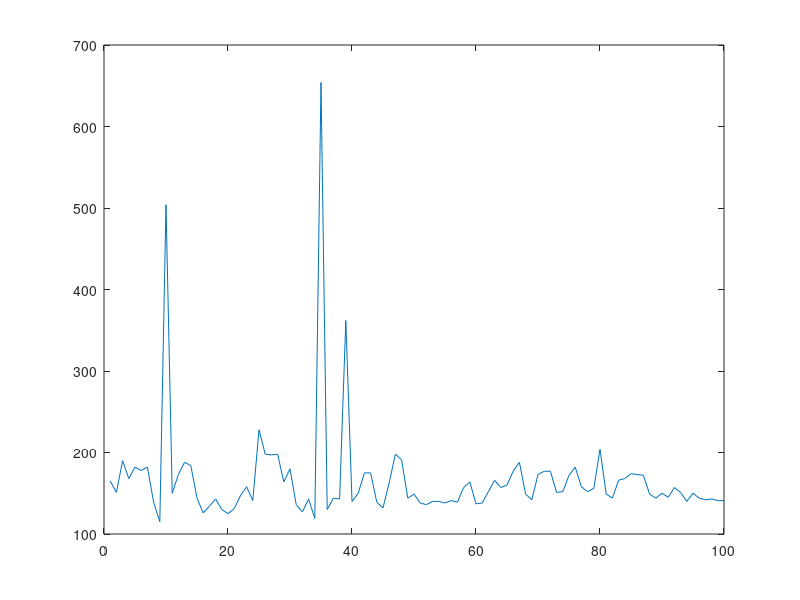
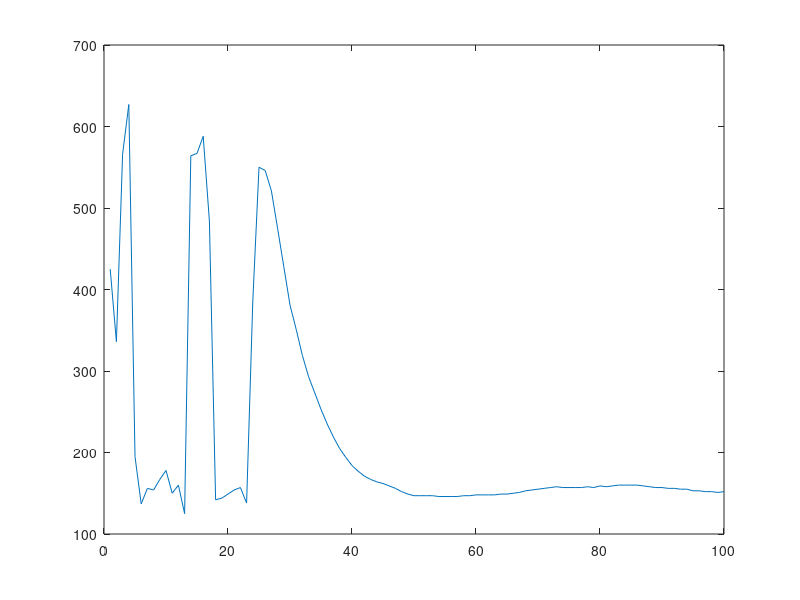
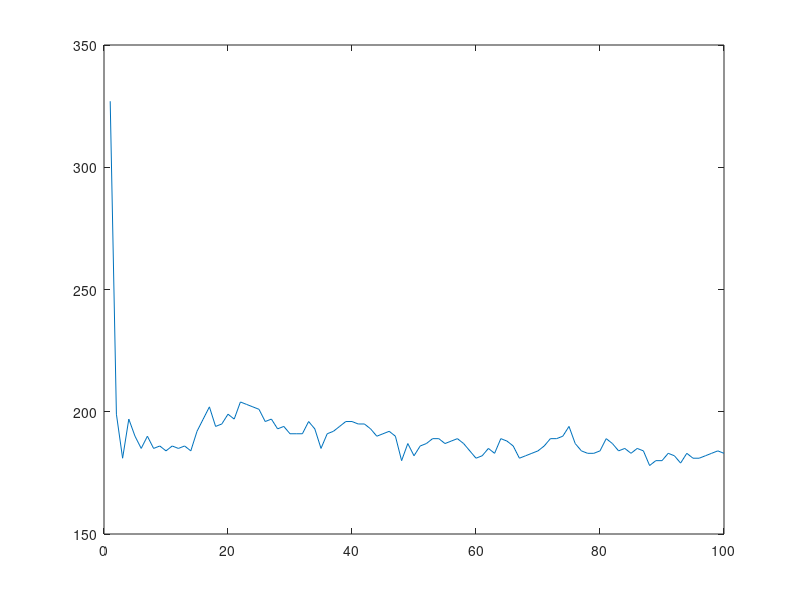
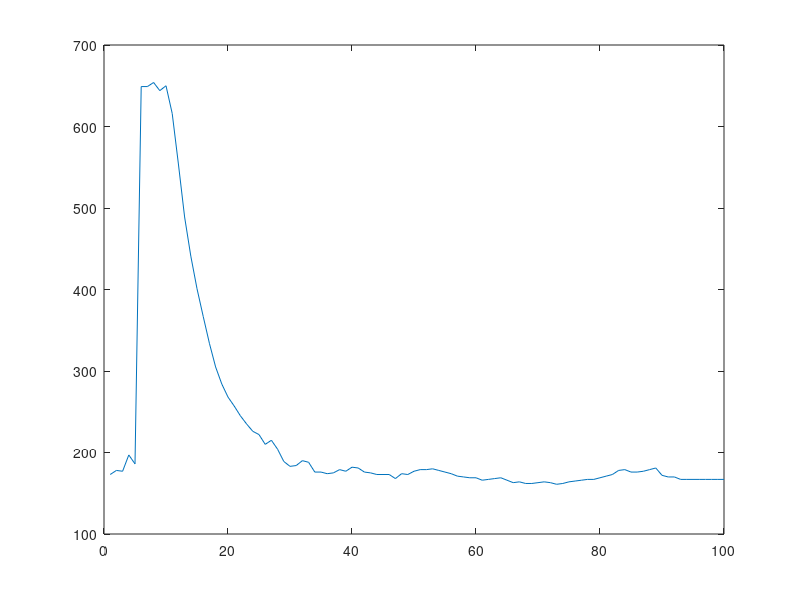

The MATLAB source for these figures, in order:
clear all;
v = [165,151,190,168,182,178,182,139,115,504,150,173,188,184,144,126,134,143,130,125,131,147,158,141,228,198,197,198,164,180,136,127,143,119,654,130,144,143,362,140,150,175,175,139,132,163,198,191,144,149,138,136,140,140,138,141,139,157,164,137,138,152,166,157,160,177,188,149,142,173,177,177,151,152,172,182,158,152,156,204,149,144,166,168,174,173,172,149,144,150,145,157,151,140,150,144,142,143,141,141];
plot(v);
print("v_nada.png");

v1 = [425,336,566,627,195,137,156,154,167,178,150,160,125,564,567,588,484,142,144,149,154,157,138,386,550,546,521,475,428,381,351,319,293,273,253,235,219,205,194,184,177,171,167,164,162,159,156,152,149,147,147,147,147,146,146,146,146,147,147,148,148,148,148,149,149,150,151,153,154,155,156,157,158,157,157,157,157,158,157,159,158,159,160,160,160,160,159,158,157,157,156,156,155,155,153,153,152,152,151,152];
plot(v1);
print("v1_nada.png");

v2 =[327,199,181,197,190,185,190,185,186,184,186,185,186,184,192,197,202,194,195,199,197,204,203,202,201,196,197,193,194,191,191,191,196,193,185,191,192,194,196,196,195,195,193,190,191,192,190,180,187,182,186,187,189,189,187,188,189,187,184,181,182,185,183,189,188,186,181,182,183,184,186,189,189,190,194,187,184,183,183,184,189,187,184,185,183,185,184,178,180,180,183,182,179,183,181,181,182,183,184,183];
plot(v2);
print("v2_nada.png");

v3 = [173,178,177,197,186,649,649,654,644,650,616,554,489,441,401,367,334,305,284,268,257,245,235,226,222,210,215,204,189,183,184,190,188,176,176,174,175,179,177,182,181,176,175,173,173,173,168,174,173,177,179,179,180,178,176,174,171,170,169,169,166,167,168,169,166,163,164,162,162,163,164,163,161,162,164,165,166,167,167,169,171,173,178,179,176,176,177,179,181,172,170,170,167,167,167,167,167,167,167,167];
plot(v3);
print("v3_nada.png");

v4 = [190,251,320,393,397,284,281,461,354,514,470,205,244,190,251,251,416,328,373,680,681,680,683,682,681,684,686,686,686,686,687,689,690,691,694,659,611,609,639,666,687,690,691,689,688,669,647,627,636,624,629,621,692,691,690,690,690,689,689,688,687,688,687,688,687,687,687,687,688,687,688,687,688,688,687,686,685,685,684,686,685,685,685,684,686,684,685,684,684,686,685,685,685,685,685,689,689,689,689,689];
plot(v4);
print("v4_nada.png");

%sem tirar o fio da digital
v5 = [108,108,108,109,109,109,109,109,109,108,109,108,108,108,107,108,108,107,108,107,107,108,108,107,107,107,107,107,108,108,107,108,107,107,107,108,107,107,108,107,108,107,107,108,108,107,108,108,108,108,109,109,110,110,109,110,93,157,158,156,153,153,153,153,152,154,154,154,155,155,156,156,157,158,158,158,158,158,157,157,157,156,156,156,156,156,156,156,155,155,155,155,154,154,154,154,154,154,154,154];
plot(v5);
print("v5_nada.png");

v6 = [150,149,150,150,150,150,150,149,150,149,150,150,149,150,150,150,150,149,150,150,150,149,150,149,150,149,150,149,150,149,149,150,150,150,149,150,149,150,149,150,150,150,150,150,150,149,150,150,150,150,150,149,150,150,149,149,150,149,150,149,150,150,150,150,150,150,150,150,150,150,150,150,150,149,150,150,149,150,150,149,150,150,150,150,150,150,150,150,149,150,150,150,150,150,150,150,150,150,150,150];
plot(v6);
print("v6_nada.png");

v7 = [126,126,127,127,126,126,127,126,127,126,127,126,126,126,126,126,127,127,127,126,127,126,126,126,127,127,126,126,126,127,126,127,126,126,126,126,127,126,127,126,127,127,127,126,127,127,126,127,127,127,127,127,127,126,127,127,127,126,127,127,126,127,127,127,127,127,127,126,126,127,126,127,127,126,126,126,126,126,127,126,127,126,126,127,126,126,126,126,126,126,126,126,126,126,126,126,126,126,126,126,127,126,126,126,126,126,126,127,126,126,127,127,127,127,127,126,126,126,127,126,126,127,126,126,126,126,127,126,127,127,127,126,127,127,127,127,126,127,127,126,127,126,126,127,127,126,126,126,127,126,127,127,126,127,127,127,127,127,127,126,127,127,127,126,127,127,127,127,127,127,127,127,127,127,127,127,127,127,127,127,127,127,127,128,127,127,127,127,127,127,128,127,127,127,127,127,127,127,127,127];
plot(v7);
print("v7_nada.png");

v8 = [167,166,166,165,165,164,164,164,164,164,163,164,164,164,164,163,164,164,163,163,163,163,163,163,163,164,163,163,164,164,163,163,164,163,163,163,163,163,163,164,163,164,163,163,163,163,164,163,163,163,163,164,163,163,163,163,163,163,163,163,164,163,164,163,163,163,163,163,163,163,163,164,164,163,164,163,164,163,163,164,163,163,164,164,163,163,163,164,163,163,164,163,163,163,164,164,163,164,163,164,164,164,164,163,164,164,163,164,163,164,163,163,164,163,164,164,164,164,164,164,163,163,163,163,163,164,163,163,163,163,163,163,163,163,164,163,164,163,163,163,163,164,164,163,164,163,163,163,164,164,164,163,163,164,164,163,163,163,164,163,163,163,163,163,164,163,163,163,164,163,164,163,163,163,163,164,163,163,163,163,163,163,163,163,163,163,163,163,163,163,163,163,163,163,163,163,163,163,163,163,163,163,163,163,163,163,163,163,163,163,163,164,164,163,163,163,163,163,163,163,163,164,164,163,163,163,163,163,163,163,164,163,163,164,163,163,163,163,164,163,163,164,163,164,163,164,163,163,163,163,164,163,163,164,163,163,163,164,163,163,163,163,164,163,163,163,163,163,163,163,162,163,163,162,162,162,162,162,162,161,162,161,162,162,162,162,162,162,161,162,161,162,162,162,162,162,162,161,162,162,162,162,162,161,162,162,162,162,162,162,162,162,161,162,162,162,161,162,162,162,162,162,162,162,162,162,162,162,162,162,162,162,162,162,161,162,162,162,162,161,162,161,162,161,162,162,161,162,162,162,162,162,162,162,162,162,162,162,162,162,161,162,162,162,161,162,162,162,161,161,162,162,162,162,162,162,162,162,162,162,162,162,162,162,162,162,161,161,161,161,161,161,161,161,161,161,162,161,161,161];
plot(v8);
print("v8_nada.png");

v9 = [173,173,173,173,172,172,172,171,171,171,170,170,170,170,169,169,168,166,168,170,169,169,167,166,165,165,165,163,162,164,166,165,152,155,166,182,165,174,176,180,174,177,181,170,171,173,175,171,173,173,174,173,172,170,169,167,163,163,165,164,162,161,161,160,159,161,162,165,166,165,165,166,168,169,172,174,175,175,175,175,175,174,174,173,173,172,172,171,172,171,170,169,168,167,167,166,166,165,165,165,165,165,165,165,165,165,166,165,166,166,166,166,165,165,166,165,166,166,166,166,165,164,163,163,162,162,162,162,162,162,162,162,162,161,162,161,160,160,160,160,160,159,160,159,158,158,158,158,158,158,158,160,160,160,160,161,160,160,161,160,160,160,160,160,161,160,161,161,161,161,160,160,160,160,160,160,160,160,160,160,160,160,160,160,160,160,160,160,160,160,160,160,160,160,160,160,160,160,160,160];
plot(v9);
print("v9_nada.png");
%v4 = [];
%plot(v4);
%print("v4_nada.png");